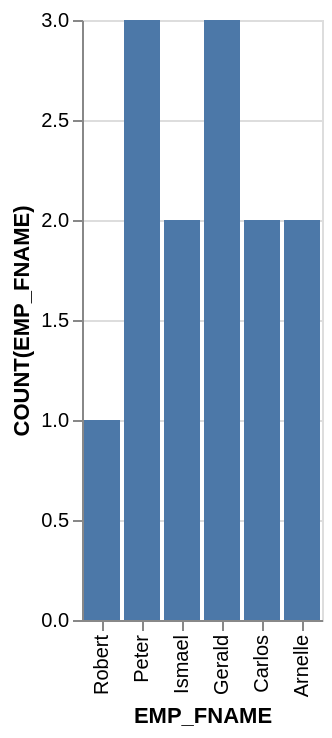

Describe this chart as a Vega-Lite specification.
### Vega-Lite specification from a JSON file in a GitHub repository (floating-point values rounded to 4 significant figures)
{"data": {"values": [{"x_data": "Robert", "y_data": 1}, {"x_data": "Peter", "y_data": 3}, {"x_data": "Ismael", "y_data": 2}, {"x_data": "Gerald", "y_data": 3}, {"x_data": "Carlos", "y_data": 2}, {"x_data": "Arnelle", "y_data": 2}]}, "mark": "bar", "encoding": {"x": {"field": "x_data", "type": "nominal", "title": "EMP_FNAME", "sort": "descending"}, "y": {"field": "y_data", "type": "quantitative", "title": "COUNT(EMP_FNAME)"}}}
